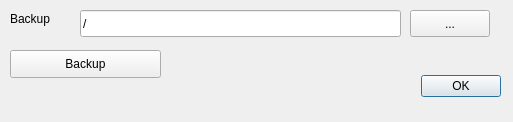
<ui version="4.0" >
 <class>BackupDialog</class>
 <widget class="QDialog" name="BackupDialog" >
  <property name="windowModality" >
   <enum>Qt::ApplicationModal</enum>
  </property>
  <property name="geometry" >
   <rect>
    <x>0</x>
    <y>0</y>
    <width>513</width>
    <height>122</height>
   </rect>
  </property>
  <property name="sizePolicy" >
   <sizepolicy vsizetype="Preferred" hsizetype="Preferred" >
    <horstretch>1</horstretch>
    <verstretch>0</verstretch>
   </sizepolicy>
  </property>
  <property name="minimumSize" >
   <size>
    <width>513</width>
    <height>0</height>
   </size>
  </property>
  <property name="maximumSize" >
   <size>
    <width>513</width>
    <height>122</height>
   </size>
  </property>
  <property name="windowTitle" >
   <string>Backup </string>
  </property>
  <property name="modal" >
   <bool>true</bool>
  </property>
  <widget class="QDialogButtonBox" name="buttonBox" >
   <property name="geometry" >
    <rect>
     <x>280</x>
     <y>70</y>
     <width>221</width>
     <height>32</height>
    </rect>
   </property>
   <property name="orientation" >
    <enum>Qt::Horizontal</enum>
   </property>
   <property name="standardButtons" >
    <set>QDialogButtonBox::Ok</set>
   </property>
  </widget>
  <widget class="QLineEdit" name="backupLineEdit" >
   <property name="geometry" >
    <rect>
     <x>80</x>
     <y>10</y>
     <width>321</width>
     <height>27</height>
    </rect>
   </property>
   <property name="text" >
    <string>/</string>
   </property>
   <property name="readOnly" >
    <bool>true</bool>
   </property>
  </widget>
  <widget class="QPushButton" name="backupPushButton" >
   <property name="geometry" >
    <rect>
     <x>10</x>
     <y>50</y>
     <width>151</width>
     <height>28</height>
    </rect>
   </property>
   <property name="text" >
    <string>Backup</string>
   </property>
  </widget>
  <widget class="QLabel" name="label" >
   <property name="geometry" >
    <rect>
     <x>10</x>
     <y>10</y>
     <width>57</width>
     <height>18</height>
    </rect>
   </property>
   <property name="text" >
    <string>Backup</string>
   </property>
  </widget>
  <widget class="QPushButton" name="backupChooseFilePushButton" >
   <property name="geometry" >
    <rect>
     <x>410</x>
     <y>10</y>
     <width>80</width>
     <height>27</height>
    </rect>
   </property>
   <property name="text" >
    <string>...</string>
   </property>
  </widget>
 </widget>
 <resources/>
 <connections>
  <connection>
   <sender>buttonBox</sender>
   <signal>accepted()</signal>
   <receiver>BackupDialog</receiver>
   <slot>accept()</slot>
   <hints>
    <hint type="sourcelabel" >
     <x>248</x>
     <y>254</y>
    </hint>
    <hint type="destinationlabel" >
     <x>157</x>
     <y>274</y>
    </hint>
   </hints>
  </connection>
  <connection>
   <sender>buttonBox</sender>
   <signal>rejected()</signal>
   <receiver>BackupDialog</receiver>
   <slot>reject()</slot>
   <hints>
    <hint type="sourcelabel" >
     <x>316</x>
     <y>260</y>
    </hint>
    <hint type="destinationlabel" >
     <x>286</x>
     <y>274</y>
    </hint>
   </hints>
  </connection>
 </connections>
</ui>
